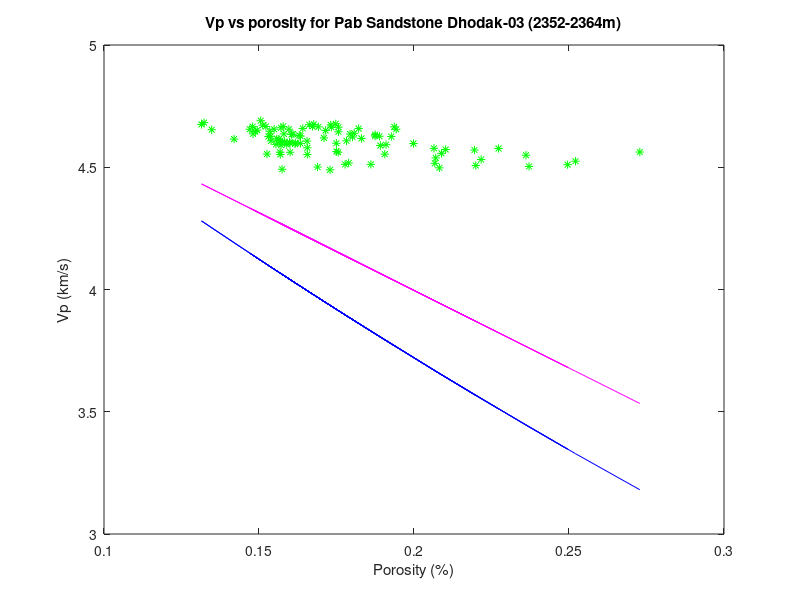
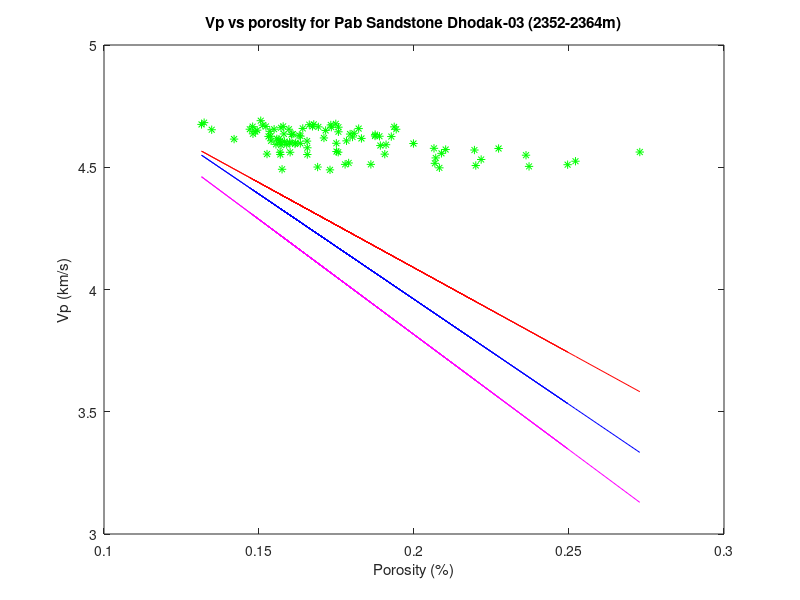
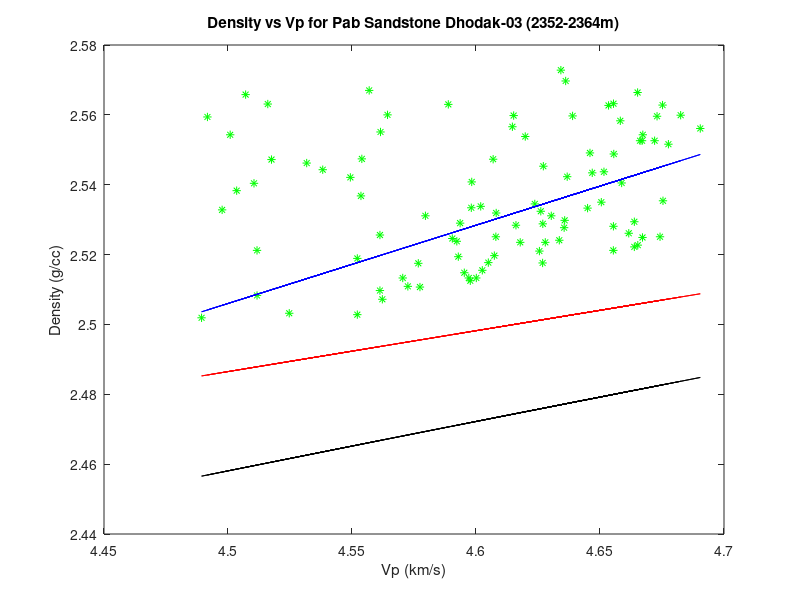

Write MATLAB code to recreate these figures, in order.
% Cross plot analysis of Pab Sandstone Dhodak-03
% Defining the data
load data_Pab235264.txt
Depth = data_Pab235264(:,1)
Vsh = data_Pab235264(:,2)
Vp = data_Pab235264(:,3)
RHOB = data_Pab235264(:,4)
PHIT = data_Pab235264(:,5)
PHIE = data_Pab235264(:,6)

% Porosity vs. Vp (Water-saturated Clean SS and Dry shaly SS)
% Raymer et al (1980)(Water saturated Clean SS)
VpR = ((1-PHIT).^2)*5.5 + PHIT*1
%Han's relation(Dry Shaly Sandstone with clay factor)at 40 MPa
VpD = 5.41 - 6.35*(PHIT) - 2.87*(.05)

% Cross plot
figure(1)
plot(PHIT,Vp,'*g')
ylabel('Vp (km/s)')
xlabel('Porosity (%)')
title('Vp vs porosity for Pab Sandstone Dhodak-03 (2352-2364m)') 
hold on
plot(PHIT, VpR,'-b')
hold on
plot(PHIT,VpD,'-m')

% Porosity vs. Vp (For Water saturated SS with clay contents)
% Tosaya et al. (1982) empirical relation
VpT = 5.8 -8.6*(PHIT) -2.4*(.05)
%Han's empirical relation(Shaly WS Sandstone)40 MPa
VpS = 5.59 - 6.96*(PHIT) - 2.18*(.05)
% Castagna's et al. (1985)-WS Shaly sandstone
VpC = 5.81 -9.42*PHIT - 2.21*(.05)

% Cross plot
figure(2)
plot(PHIT,Vp,'*g')
ylabel('Vp (km/s)')
xlabel('Porosity (%)')
title('Vp vs porosity for Pab Sandstone Dhodak-03 (2352-2364m)') 
hold on
plot(PHIT, VpT,'-b')
hold on
plot(PHIT, VpS,'-r')
hold on
plot(PHIT,VpC,'-m')

% Density vs Vp
% Blangy (1992) relations(Poorly consolidated sandstone)
Rho1 = 1.498 + 0.224*Vp
%  Jizba (1991) relation (Tight gas sandstone)
Rho2 = 1.96 + 0.117*Vp
%  Gardner et al (1974) relation (Water saturated sandstone)
Rho3 = 1.66*(Vp.^0.261)

% Cross plot
figure(3)
plot(Vp,RHOB,'*g')
xlabel('Vp (km/s)')
ylabel('Density (g/cc)')
title('Density vs Vp for Pab Sandstone Dhodak-03 (2352-2364m)') 
hold on
plot(Vp,Rho1,'-b')
hold on
plot(Vp,Rho2,'-r')
hold on
plot(Vp,Rho3,'-k')